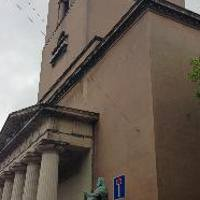
#> input picture content/real_images/119206.jpg, 200 x 200 px; its folder holds only this picture in this run
$ python -i image_preprocess.py   (imports and definitions only)
#> lines starting #> are read from the running program, lines starting #| are printed output that depends on the picture
import cv2
import numpy as np
import torch
import random
import os
from PIL import Image
from scipy import ndimage

IMAGE_SIZE = (224, 224)
MEAN = [0.485, 0.456, 0.406]
STD = [0.229, 0.224, 0.225]
IMAGE_DATA_ROOT = r"E:\Python\AI_Detection\data\image"

def preprocess_image_fast(img_path, target_size=(224, 224)):
    """快速预处理函数（用于DataLoader多进程）- 增强版"""
#> called with img_path = 'content/real_images/119206.jpg', target_size = (224, 224)
    # 使用PIL快速读取
    img = Image.open(img_path).convert('RGB')
#> img is the input picture: PIL image 200x200 RGB; mean R, G, B 107.9, 96.7, 87.6

    # 转换为numpy（使用float32确保兼容性）
    img_np = np.array(img, dtype=np.float32) / 255.0

    # 多尺度噪声特征提取
    blur1 = ndimage.gaussian_filter(img_np, sigma=0.8)
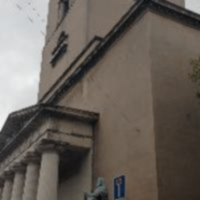
#> blur1: shape (200, 200, 3) float32; mean R, G, B 0.41, 0.381, 0.354
    blur2 = ndimage.gaussian_filter(img_np, sigma=1.5)
    blur3 = ndimage.gaussian_filter(img_np, sigma=3.0)
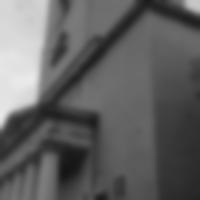
#> blur3: shape (200, 200, 3) float32; mean R, G, B 0.382, 0.382, 0.382

    noise1 = img_np - blur1
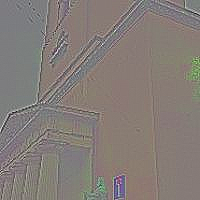
#> noise1: shape (200, 200, 3) float32; mean R, G, B 0.0128, -0.00197, -0.0108; drawn with min black and max white
    noise2 = img_np - blur2
    noise3 = img_np - blur3
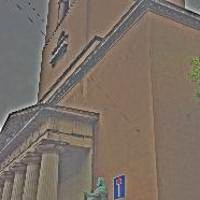
#> noise3: shape (200, 200, 3) float32; mean R, G, B 0.0408, -0.00262, -0.0382; drawn with min black and max white

    kernel = np.array([[-1, -1, -1],
                       [-1,  8, -1],
                       [-1, -1, -1]], dtype=np.float32) / 8.0

    high_pass1 = np.zeros_like(noise1)
    high_pass2 = np.zeros_like(noise2)
    high_pass3 = np.zeros_like(noise3)

    for c in range(3):
        high_pass1[:,:,c] = ndimage.convolve(noise1[:,:,c], kernel, mode='reflect')
        high_pass2[:,:,c] = ndimage.convolve(noise2[:,:,c], kernel, mode='reflect')
        high_pass3[:,:,c] = ndimage.convolve(noise3[:,:,c], kernel, mode='reflect')
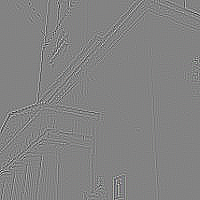
#> high_pass1: shape (200, 200, 3) float32; mean R, G, B 1.65e-11, 2.74e-11, 6.22e-12; drawn with min black and max white

    # 融合多尺度噪声特征（加权）
    high_pass = 0.5 * high_pass1 + 0.3 * high_pass2 + 0.2 * high_pass3
    high_pass = np.clip(high_pass, 0, 1)
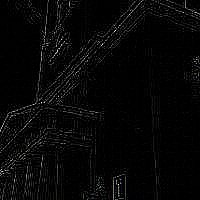
#> high_pass: shape (200, 200, 3) float32; mean R, G, B 0.00755, 0.00752, 0.00758; drawn with min black and max white

    # 合并并转换
    combined = np.concatenate([img_np, high_pass], axis=-1)
    combined = np.transpose(combined, (2, 0, 1))

#> (the run stopped early here; a loop or call above may not have finished)

$ run again, on content/real_images/11971.jpg
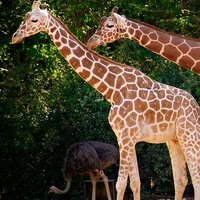
#> input picture content/real_images/11971.jpg, 200 x 200 px
#> in preprocess_image_fast, img is the input picture: PIL image 200x200 RGB; mean R, G, B 83, 71.9, 50.5
#> after the loop in preprocess_image_fast, `for c in range(3):`:
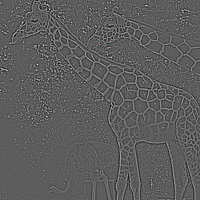
#> high_pass3: shape (200, 200, 3) float32; mean R, G, B 3.95e-11, 7.36e-11, -1.29e-11; drawn with min black and max white
#> in preprocess_image_fast, `high_pass = np.clip(high_pass, 0, 1)`:
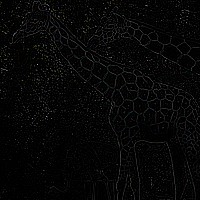
#> high_pass: shape (200, 200, 3) float32; mean R, G, B 0.0253, 0.0259, 0.0249

$ run again, on content/real_images/122712.jpg
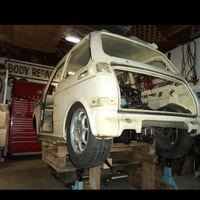
#> input picture content/real_images/122712.jpg, 200 x 200 px
#> in preprocess_image_fast, img is the input picture: PIL image 200x200 RGB; mean R, G, B 76.7, 69.9, 58.7
#> after the loop in preprocess_image_fast, `for c in range(3):`:
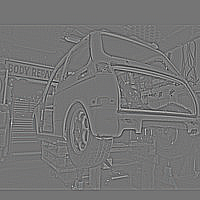
#> high_pass3: shape (200, 200, 3) float32; mean R, G, B -3.44e-10, -9.51e-12, -1.78e-10; drawn with min black and max white
#> in preprocess_image_fast, `high_pass = np.clip(high_pass, 0, 1)`:
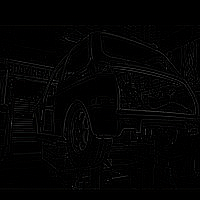
#> high_pass: shape (200, 200, 3) float32; mean R, G, B 0.0139, 0.0139, 0.0139
